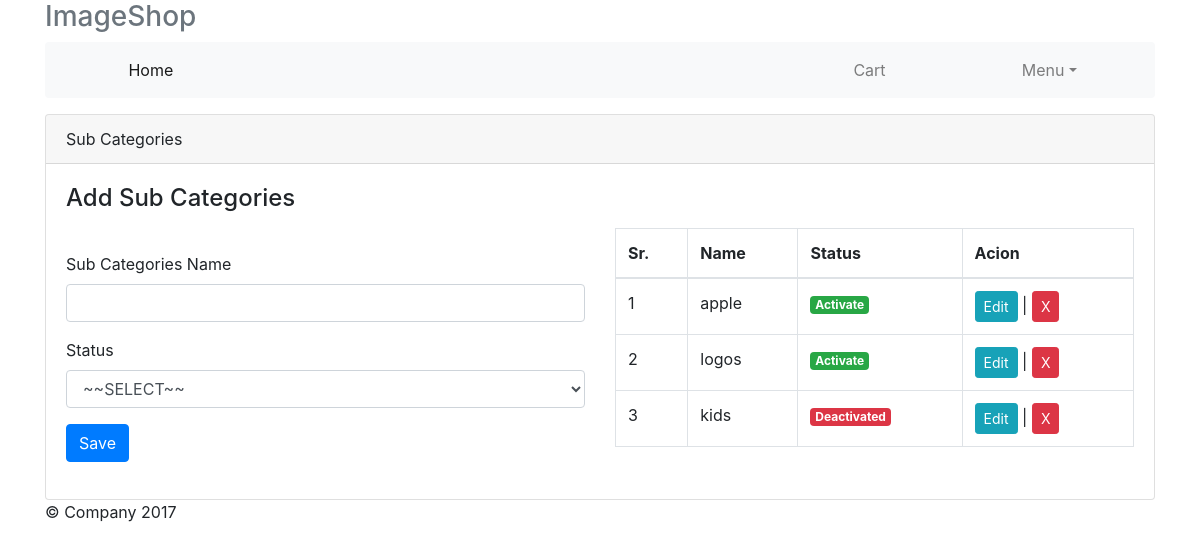
/index.php?nav=brands, run on an earlier commit of the app's database.
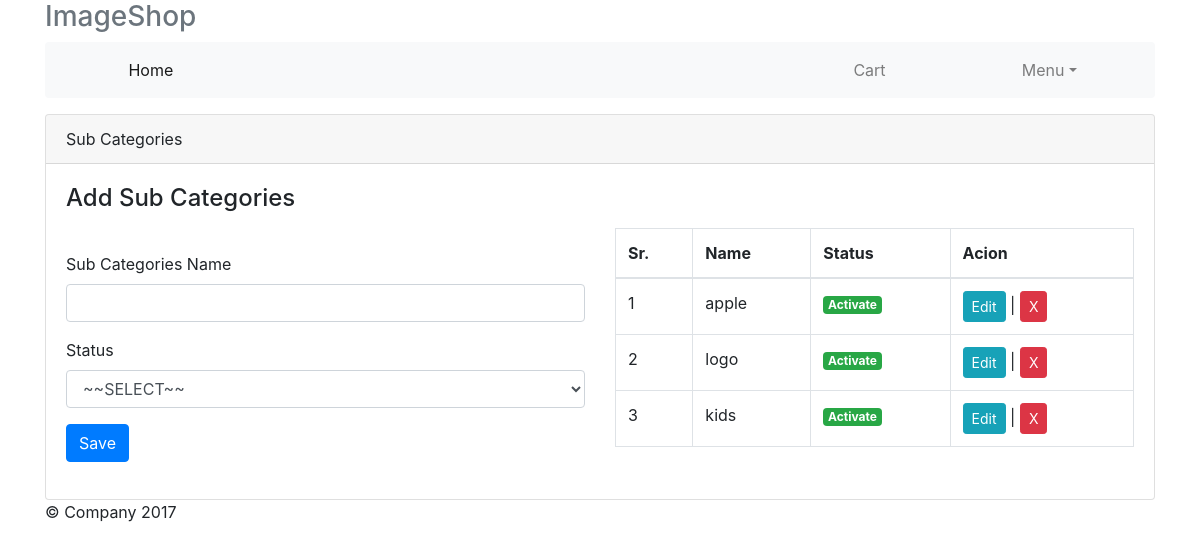
And on a later commit of the database.
### tables this page shows
CREATE TABLE `brands` (
  `brand_id` int(11) NOT NULL,
  `brand_name` varchar(255) NOT NULL,
  `brand_sts` varchar(255) NOT NULL,
  `brand_timestamp` timestamp NOT NULL DEFAULT current_timestamp()
);

### admin/pages/brands.php (the view, shortened to what this page needs)
<div class="card">
	<div class="card-header">Sub Categories</div>
	<div class="card-body">
		<h4 class="card-title">Add Sub Categories</h4>
		<p class="card-text">
			<div class="row">
				<div class="col-sm-6">
					<span id="msge" class="alert"></span>
					<form action="" method="POST" role="form" id="formData">
						<div class="form-group">
							<label for="">Sub Categories Name</label>
							<input type="text" class="form-control brand_name" name="brand_name" required="" id="brand_name">
						</div>
						<div class="form-group">
							<label for="">Status</label>
							<select name="brand_sts" class="form-control brand_sts" required="required" id="brand_sts">
								<option value="">~~SELECT~~</option>
							</select>
						</div>
						<button type="submit" name="sub_cate_subByAdmin" id="saveData" class="btn btn-primary">Save</button>
					</form>
				</div>
				<div class="col-sm-6">
					<div id="Reload">
					<table class="table table-bordered">
						<thead>
							<tr>
								<th>Sr.</th>
								<th>Name</th>
								<th>Status</th>
								<th>Acion</th>
							</tr>
						</thead>
						<tbody>
							<?php
								$x = 1;
								$q = get($dbc,"brands");
								while ($r = mysqli_fetch_assoc($q)):?>
							<tr>
								<td><?=$x?></td>
								<td><?=$r['brand_name']?></td>
								<td><?=isActive($r['brand_sts'])?></td>
								<td><button class="btn btn-info btn-sm update" id="<?=$r['brand_id']?>">Edit</button> | <button class="show-example-btn btn btn-danger delete btn-sm" onclick="DeleteData(<?=$r['brand_id']?>)">X</button></td>
							</tr>
							<?php
								$x++;
								endwhile;
							?>
						</tbody>
					</table>
				   </div>
				</div>
			</div>
		</p>
	</div>
</div>

### index.php (shortened to what this page needs)
<?php include_once 'connect/db.php'; ?>
<!DOCTYPE html>
<html lang="en">
	<head>
		<?php include_once 'links/head.php'; ?>
	</head>
	<body>
		<div class="container">
			<div class="masthead">
				<h3 class="text-muted">ImageShop</h3>
				<?php include_once 'inc/nav.php'; ?>
			</div>
			<?php include_once $page; ?>
			<footer class="footer">
				<p>&copy; Company 2017</p>
			</footer>
		</div>
	</body>
</html>

### links/head.php (shortened to what this page needs)
<link rel="stylesheet" href="https://stackpath.bootstrapcdn.com/bootstrap/4.4.1/css/bootstrap.min.css">

### inc/nav.php (shortened to what this page needs)
<nav class="navbar navbar-expand-md navbar-light bg-light rounded mb-3">
	<div class="collapse navbar-collapse" id="navbarCollapse">
		<ul class="navbar-nav text-md-center nav-justified w-100">
			<li class="nav-item active">
				<a class="nav-link" href="index.php?nav=home">Home</a>
			</li>
			<li class="nav-item">
			</li>
			<li class="nav-item">
			</li>
			<li class="nav-item">
			</li>
			<li class="nav-item">
				<a class="nav-link" href="index.php?nav=cart">Cart
				</a>
			</li>
			<li class="nav-item dropdown">
				<a class="nav-link dropdown-toggle" href="http://example.com" id="dropdown01" data-toggle="dropdown" aria-haspopup="true" aria-expanded="false">Menu</a>
			</li>
		</ul>
	</div>
</nav>

### connect/db.php (shortened to what this page needs)
<?php function isActive($data){
  return ($data==1)?'<span class="badge badge-success">Activate</span>':'<span class="badge badge-danger">Deactivated</span>';
} ?>
<?php
function get($dbc,$table){
return mysqli_query($dbc,"SELECT * FROM $table");
}
?>

What changed in the data, as far as the page shows it:
changed brands: brand_name "logos" → "logo"
changed brands "kids": brand_sts "Deactivated" → "Activate"
